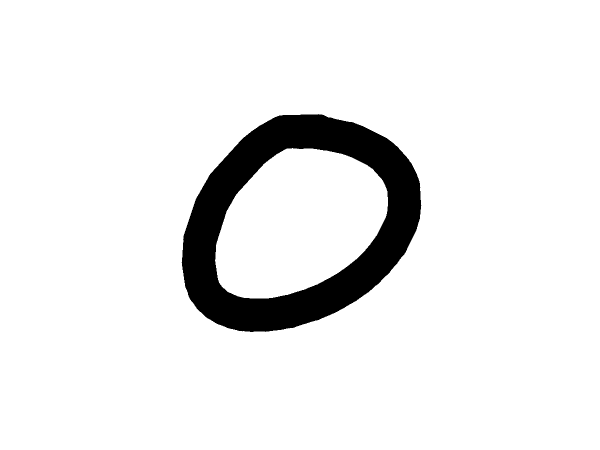
#> input picture Ass9/data/Img/img001-048.png, 1200 x 900 px, given in place of img001-001.png, which was not available (shown at 1/2 size)
$ jupyter execute --allow-errors Experiment_9_Perceptron_vs_MLP.ipynb   (text cells are left out)
#> lines starting #> are read from the running program, lines starting #| are printed output that depends on the picture; pictures that were not available may be replaced by others from this repository, and a replacement may not be noted
[cell 1]
from IPython.display import display, Markdown

display(Markdown("""
# Experiment 9: Perceptron vs Multilayer Perceptron (A/B Experiment)

Prepared as a self-contained submission notebook using the Kaggle English Handwritten Characters dataset.
"""))

[cell 2]
display(Markdown("""**Aim:** Implement a single-layer Perceptron Learning Algorithm (PLA) from scratch and a tuned Multilayer Perceptron (MLP), compare their performance on the English Handwritten Characters dataset (62 classes: 0-9, A-Z, a-z), and justify the MLP's chosen hyperparameters (activation, optimizer, learning rate, hidden layers, batch size) through systematic tuning."""))

[cell 3]
display(Markdown("""
**Objectives**
- Preprocess the 3,410 handwritten character images (resize, grayscale, flatten, normalize).
- Implement Model A: a one-vs-rest ensemble of single-layer Perceptrons (step activation, classic PLA weight update rule), built from scratch with NumPy.
- Implement Model B: a Multilayer Perceptron with hidden layers, backpropagation, and a systematically tuned activation function, optimizer, learning rate, and batch size.
- Evaluate both models with Accuracy, Precision, Recall, F1-score, confusion matrix, ROC curves (micro/macro), and training convergence curves.
- Compare PLA vs. MLP, and answer the observation questions on why MLP outperforms PLA, which hyperparameters mattered most, and whether MLP overfit.
"""))

[cell 4]
display(Markdown("""
**Brief Theory**
- **PLA (Perceptron Learning Algorithm)** uses a step activation function and the update rule $w_{t+1} = w_t + \\eta(y-\\hat y)x$, adjusting weights only on misclassified samples. It converges only for linearly separable data and has no hidden layers, so it can only learn a linear decision boundary.
- Since PLA is inherently a binary classifier, this experiment extends it to the 62-class problem via a **one-vs-rest ensemble of 62 independent Perceptrons**, one per character class, each trained with the same step-activation update rule; the class whose Perceptron gives the highest raw (pre-step) score is predicted.
- **MLP (Multilayer Perceptron)** stacks Input $\\to$ Hidden Layer(s) $\\to$ Output, using nonlinear activations (ReLU, Sigmoid, Tanh) and trained via backpropagation with a cross-entropy loss and a gradient-based optimizer (SGD, Adam). Hidden layers let it learn non-linear decision boundaries that a single-layer Perceptron cannot represent.
- Hyperparameter tuning (hidden layer sizes, activation, optimizer, learning rate, batch size) directly controls MLP's capacity and convergence speed/stability, which is why it is done systematically rather than using default values.
"""))

[cell 5]
import os
import re
import time
import warnings
from pathlib import Path

import numpy as np
import pandas as pd
import matplotlib.pyplot as plt
import seaborn as sns
from PIL import Image
from IPython.display import display, Markdown
from sklearn.model_selection import train_test_split
from sklearn.neural_network import MLPClassifier
from sklearn.preprocessing import label_binarize
from sklearn.metrics import (
    accuracy_score,
    precision_score,
    recall_score,
    f1_score,
    classification_report,
    confusion_matrix,
    roc_curve,
    auc,
)

warnings.filterwarnings("ignore")
sns.set_theme(style="whitegrid")
pd.set_option("display.max_colwidth", 200)
pd.set_option("display.precision", 4)
RANDOM_STATE = 42
np.random.seed(RANDOM_STATE)

[cell 6]
DATASET_NAME = "English Handwritten Characters (Kaggle)"
DATA_DIR = "data"
IMAGE_SIZE = 32
OUTPUT_DIRECTORY = "experiment9_output"
PLOTS_DIRECTORY = os.path.join(OUTPUT_DIRECTORY, "plots")
os.makedirs(PLOTS_DIRECTORY, exist_ok=True)


# [4 lines left out: function save_current_plot, not called in this run]


from sklearn.preprocessing import LabelEncoder

labels_df = pd.read_csv(os.path.join(DATA_DIR, "english.csv"))
#> (reads Ass9/data/english.csv from the repository)
label_encoder = LabelEncoder()
labels_df["label_id"] = label_encoder.fit_transform(labels_df["label"])
class_names = label_encoder.classes_.tolist()
print(f"Dataset: {DATASET_NAME}")
print(f"Total images: {len(labels_df)}, Classes: {len(class_names)}")
print(f"Classes: {class_names}")
display(labels_df.head())
display(labels_df["label"].value_counts().sort_index().rename("count").to_frame().T)

[cell 7]
def load_and_preprocess(image_path):
#> called with image_path = 'Img/img001-001.png'
    image = Image.open(os.path.join(DATA_DIR, image_path)).convert("L").resize((IMAGE_SIZE, IMAGE_SIZE))
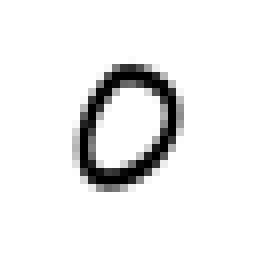
#> image: PIL image 32x32 L (shown 8 times larger); min 0, max 255, mean 235.8
    return np.asarray(image, dtype=np.float32).flatten() / 255.0


start_time = time.perf_counter()
#> (the rest of this cell did not finish here and is left out)

#> call 2 of load_and_preprocess, with image_path = 'Img/img001-002.png'
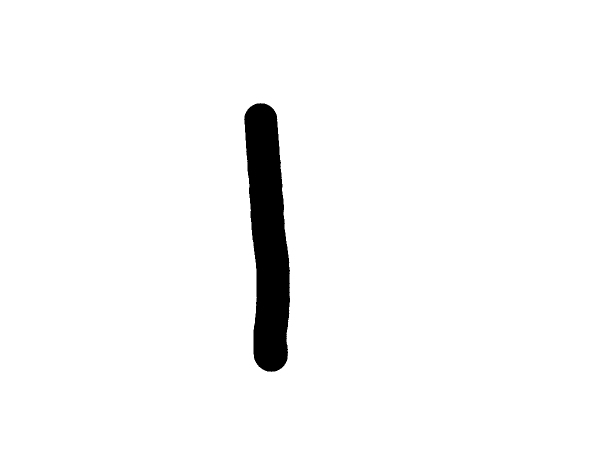
#> input picture Ass9/data/Img/img002-012.png, 1200 x 900 px, given in place of img001-002.png, which was not available (shown at 1/2 size)
#> in load_and_preprocess (call 2), `image = Image.open(os.path.join(DATA_DIR, image_path)).convert("L").re..`:
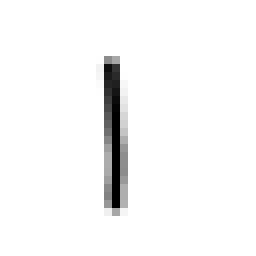
#> image: PIL image 32x32 L (shown 8 times larger); min 0, max 255, mean 246.7
y_all = labels_df["label_id"].to_numpy()
preprocess_time = time.perf_counter() - start_time

print(f"Preprocessed {X_all.shape[0]} images to {IMAGE_SIZE}x{IMAGE_SIZE} grayscale ({X_all.shape[1]} features) in {preprocess_time:.2f}s")
print(f"Pixel value range: [{X_all.min():.3f}, {X_all.max():.3f}]")

fig, axes = plt.subplots(2, 8, figsize=(14, 4))
sample_idx = np.random.RandomState(RANDOM_STATE).choice(len(X_all), size=16, replace=False)
for ax, idx in zip(axes.flat, sample_idx):
    ax.imshow(X_all[idx].reshape(IMAGE_SIZE, IMAGE_SIZE), cmap="gray")
    ax.set_title(class_names[y_all[idx]], fontsize=10)
    ax.axis("off")
plt.suptitle("Sample Preprocessed Characters")
save_current_plot("sample_preprocessed_characters.png")

X_train, X_test, y_train, y_test = train_test_split(X_all, y_all, test_size=0.2, random_state=RANDOM_STATE, stratify=y_all)
print(f"Train shape: {X_train.shape}, Test shape: {X_test.shape}")
n_classes = len(class_names)
